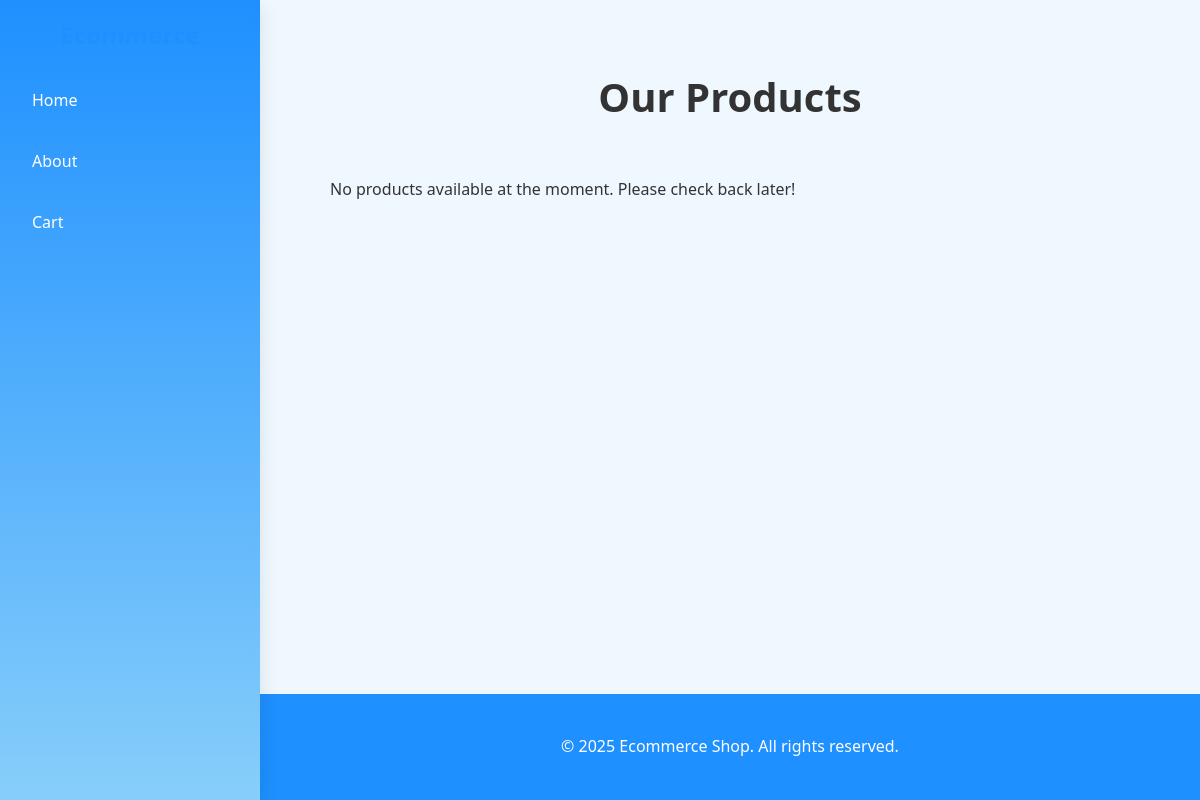
Before: / with the older database file.
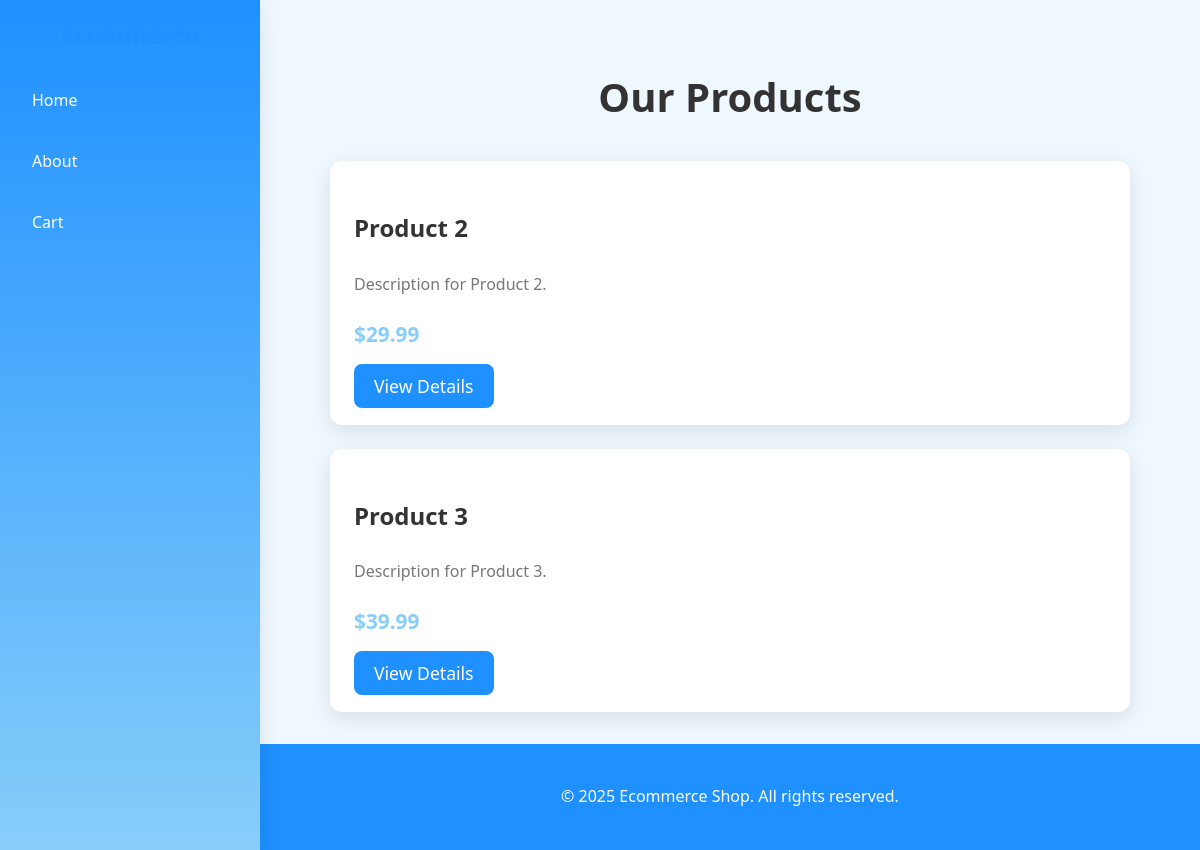
After: the same page with the newer database file.
### shop/models.py (models this page shows, shortened)
class Product(models.Model):
    name = models.CharField(max_length=255)
    description = models.TextField()
    price = models.DecimalField(max_digits=10, decimal_places=2)
    category = models.ForeignKey(Category, related_name='products', on_delete=models.CASCADE)
    stock = models.PositiveIntegerField()

### shop/views.py (the view)
# urls.py: path("", views.product_list, name="product_list"),
def product_list(request):
    products = Product.objects.select_related("category").all()
    return render(request, "shop/product_list.html", {"products": products})

### shop/templates/shop/product_list.html (shortened to what this page needs)
{% extends 'shop/base.html' %}
{% block content %}
<section class="product-section">
  <h1 class="section-title">Our Products</h1>
  <div class="product-list">
    {% for product in products %}
      <div class="product-card">
        <div class="product-info">
          <h3 class="product-name">{{ product.name }}</h3>
          <p class="product-desc">{{ product.description|truncatewords:15 }}</p>
          <p class="product-price">${{ product.price }}</p>
          <a href="{% url 'product_detail' product.id %}" class="btn btn-primary">View Details</a>
        </div>
      </div>
    {% empty %}
      <p class="no-products-message">No products available at the moment. Please check back later!</p>
    {% endfor %}
  </div>
</section>
{% endblock %}

### shop/templates/shop/base.html (shortened to what this page needs)
{% load static %}
<!DOCTYPE html>
<html lang="en">
<head>
  <link rel="stylesheet" href="{% static 'css/styles.css' %}">
</head>
<body class="with-sidebar">
  <aside class="site-sidebar">
    <div class="sidebar-brand">
      <a href="{% url 'product_list' %}">
        <span class="brand-name">Ecommerce</span>
      </a>
    </div>
    <nav class="sidebar-nav" id="sidebarNav" aria-label="Primary">
      <ul>
        <li><a href="{% url 'product_list' %}">Home</a></li>
        <li><a href="{% url 'about' %}">About</a></li>
        <li><a href="{% url 'cart' %}">Cart</a></li>
      </ul>
    </nav>
  </aside>
  <div class="site-main">
    <main id="main" class="container page-content">
      {% block content %}{% endblock %}
    </main>
    <footer class="site-footer">
      <div class="container footer-inner">
        <p>&copy; {% now "Y" %} Ecommerce Shop. All rights reserved.</p>
      </div>
    </footer>
  </div>
</body>
</html>

### shop/static/css/styles.css (style rules this page uses)
:root { --bg: #f0f8ff; --panel: #ffffff; --text: #333; --muted: #777; --brand: #1e90ff; --accent: #87cefa; --border: #ddd; --shadow: 0 6px 20px rgba(0, 0, 0, 0.1); }
* { box-sizing: border-box; }
html, body { margin: 0; padding: 0; background: var(--bg); color: var(--text); font-family: 'Segoe UI', Tahoma, Geneva, Verdana, sans-serif; line-height: 1.6; }
.with-sidebar { display: flex; min-height: 100vh; }
.site-main { flex: 1; display: flex; flex-direction: column; min-height: 100vh; }
.container { width: min(1200px, 92%); margin-inline: auto; }
a { color: var(--brand); text-decoration: none; }
.site-sidebar { width: 260px; background: linear-gradient(180deg, #1e90ff 0%, #87cefa 100%); color: #fff; display: flex; flex-direction: column; padding: 1rem; box-shadow: var(--shadow); position: relative; transition: transform 0.3s ease-in-out; }
.sidebar-brand { font-size: 1.5rem; font-weight: 700; margin-bottom: 1.5rem; text-align: center; }
.sidebar-nav ul { list-style: none; padding: 0; margin: 0; display: flex; flex-direction: column; gap: 1rem; }
.sidebar-nav a { display: block; padding: 0.6rem 1rem; color: #fff; border-radius: 6px; transition: background 0.2s, color 0.2s; }
.site-footer { background: #1e90ff; color: #fff; padding: 1.5rem 0; margin-top: auto; text-align: center; }
.product-section { padding: 2rem 0; }
.section-title { font-size: 2.5rem; font-weight: 600; text-align: center; margin-bottom: 2rem; }
.product-list { display: flex; flex-direction: column; gap: 1.5rem; max-width: 800px; margin: 0 auto; }
.product-card { background: var(--panel); border-radius: 12px; box-shadow: var(--shadow); padding: 1.5rem; display: flex; flex-direction: column; gap: 1rem; }
.product-name { font-size: 1.5rem; font-weight: 600; }
.product-desc { font-size: 1rem; color: var(--muted); }
.product-price { font-size: 1.3rem; color: var(--accent); font-weight: bold; }
.btn-primary { background-color: var(--brand); color: white; padding: 10px 20px; font-size: 1.1rem; border: none; border-radius: 8px; cursor: pointer; transition: background-color 0.3s ease; }

Changed rows visible on the page:
added Product: name "Product 2", description "Description for Product 2.", price "29.99"
added Product: name "Product 3", description "Description for Product 3.", price "39.99"
Other visible differences:
text no longer shown: "No products available at the moment. Please check back later!"
